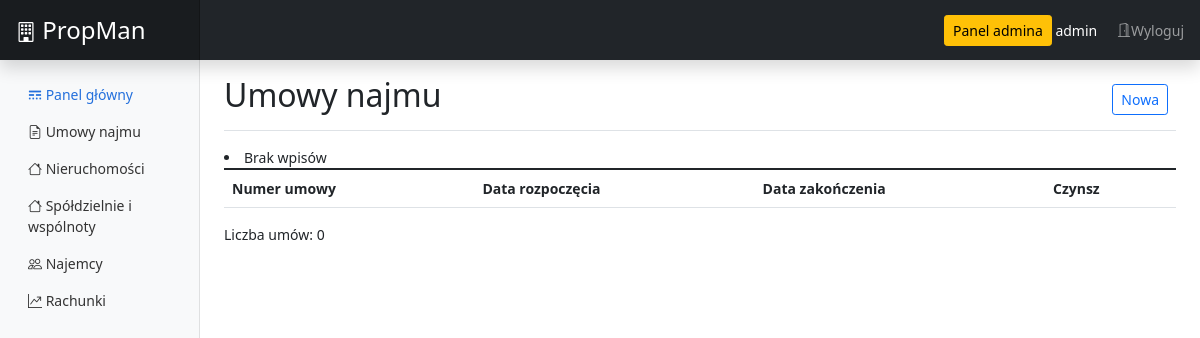
Page /app/forms/leaseagreement/list (signed in) on the earlier database version.
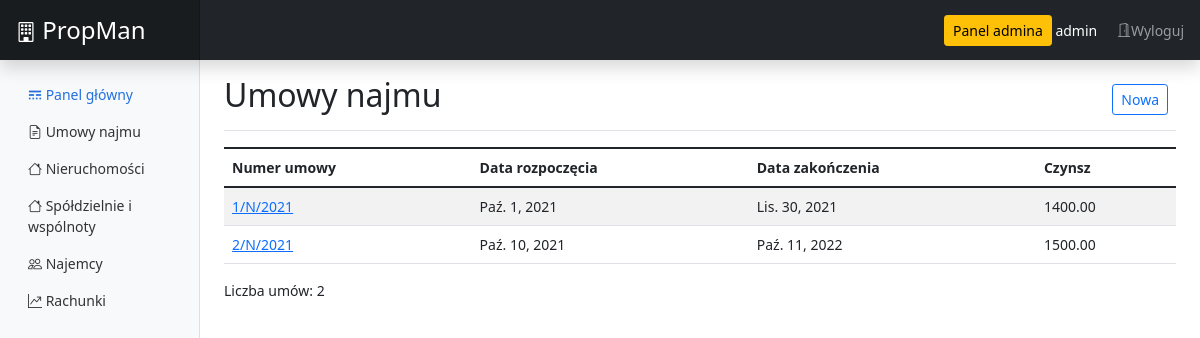
Same page on the later database version.
### app/models.py (models this page shows, shortened)
class LeaseAgreement(models.Model):
    id = models.AutoField(primary_key=True)
    la_number = models.CharField(max_length=45, blank=False)
    start = models.DateField(auto_now=False, auto_now_add=False, blank=False)  # Lease agreement beginning date
    end = models.DateField(auto_now=False, auto_now_add=False, blank=False)  # Lease agreement ending date
    value = models.DecimalField(max_digits=19, decimal_places=2, blank=False)  # Lease agreement value
    comments = models.TextField(max_length=1000, blank=True)  # Comments
    property = models.ForeignKey(Property, on_delete=models.PROTECT)
    landlords = models.ForeignKey(Landlords, on_delete=models.PROTECT)
    tenants = models.ForeignKey(Tenants, on_delete=models.PROTECT)
    type = models.ForeignKey(LeaseAgreement_type, on_delete=models.PROTECT)
    class Meta:
        ordering = ['id']

### app/views.py (the view)
# urls.py: path('forms/leaseagreement/list', views.leaseagreement_list, name='leaseagreement_all'),
def leaseagreement_list(request):
    form = LeaseAgreement.objects.all()
    la_count = LeaseAgreement.objects.count()
    return render(request, 'registration/lease/la_list.html', {'la_all': form, 'la_count': la_count})

### templates/registration/lease/la_list.html
{% extends 'registration/base.html' %}
{% block content %}
<div class="d-flex justify-content-between flex-wrap flex-md-nowrap align-items-center pt-3 pb-2 mb-3 border-bottom">
  <h1 class="h2">Umowy najmu</h1>
  <div class="btn-toolbar mb-2 mb-md-0">
    <div class="btn-group me-2">
      <a href="{% url 'leaseagreement_new' %}" type="button" class="btn btn-sm btn-outline-primary">Nowa</a>
    </div>
  </div>
</div>
<div class="">
  <table class="table table-striped">
    <tbody>
      <thead>
        <th>Numer umowy</th>
        <th>Data rozpoczęcia</th>
        <th>Data zakończenia</th>
        <th>Czynsz</th>
      </thead>
    {% for la in la_all %}
      <tr>
        <td><a href="/app/forms/leaseagreement/item/{{ la.id }}">{{ la.la_number }}</a></td>
        <td>{{ la.start }}</td>
        <td>{{ la.end }}</td>
        <td>{{ la.value }}</td>
      </tr>
    {% empty %}
      <li>Brak wpisów</li>
    {% endfor %}
    </tbody>
  </table>
  <p>Liczba umów: {{ la_count }}</p>
</div>
{% endblock %}

Differences in the rows shown:
added LeaseAgreement: la_number "1/N/2021", start "Paź. 1, 2021", end "Lis. 30, 2021", value "1400.00"
added LeaseAgreement: la_number "2/N/2021", start "Paź. 10, 2021", end "Paź. 11, 2022", value "1500.00"
Other differences:
{{ la_count }}: "0" → "2"
text no longer shown: "Brak wpisów"
